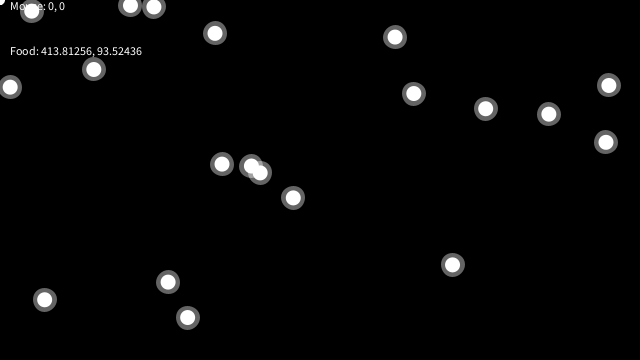
Frame 1 (no input)
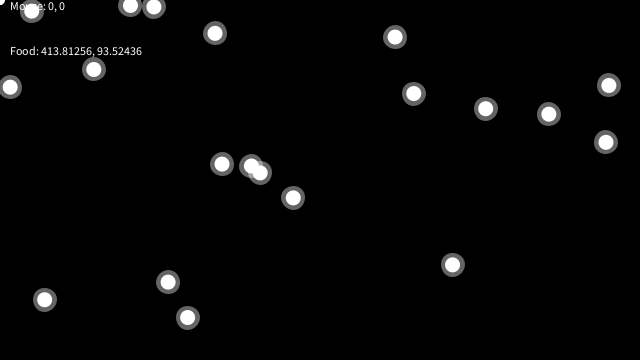
Frame 60 (the mouse pressed at the canvas centre just before this capture)
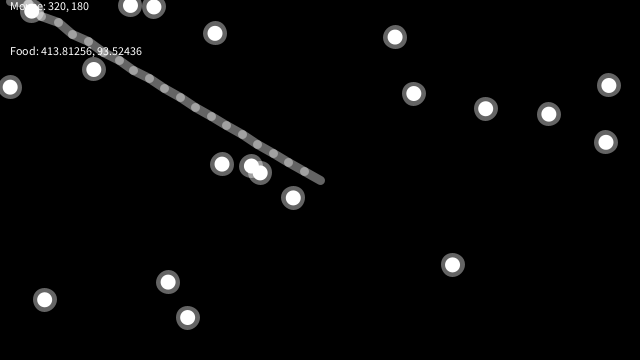
Frame 120 (the mouse held since frame 60 and released just before this capture)

The Processing sketch that drew these frames (run headless with seeded random() and noise(); from frame 60 on, the mouse is pressed at the canvas centre):

// Processing sketch: Snake_Game
// ── Snake_Game.pde
float[] x = new float[20];
float[] y = new float[20];
float segLength = 18;

int PADDING = 15;
int NUMBER_OF_FOOD = 20;
ArrayList<Float> foodX = new ArrayList<Float>();
ArrayList<Float> foodY = new ArrayList<Float>();

/*
  
*/
void setup() {
  size(640, 360);
  strokeWeight(9);
  stroke(255, 100);
  generateFood();
}

/*
  
*/
void draw() {
  background(0);
  dragSegment(0, mouseX, mouseY);
  for(int i=0; i<x.length-1; i++) {
    dragSegment(i+1, x[i], y[i]);
  }
  if(!foodX.isEmpty()) checkFood();
  if(!foodX.isEmpty()) drawFood();
}

/*
  
*/
void dragSegment(int i, float xin, float yin) {
  float dx = xin - x[i];
  float dy = yin - y[i];
  float angle = atan2(dy, dx);  
  x[i] = xin - cos(angle) * segLength;
  y[i] = yin - sin(angle) * segLength;
  segment(x[i], y[i], angle);
}

/*
  
*/
void segment(float x, float y, float a) {
  pushMatrix();
  translate(x, y);
  rotate(a);
  line(0, 0, segLength, 0);
  popMatrix();
}

/*
  
*/
void generateFood(){
  for(int i = 0; i < NUMBER_OF_FOOD; i = i + 1){
    float xValue = random(0, 640);
    float yValue = random(0, 360);
    
    foodX.add(xValue);
    foodY.add(yValue);
    println( "(" + xValue +","+yValue + ") was added!");
  }
}

/*
  
*/
void drawFood(){
  text("Mouse: " + mouseX + ", "+ mouseY, 10, 10); 
  text("Food: " + foodX.get(0) + ", "+ foodY.get(0), 10, 55); 
  for(int i = 0; i < foodX.size(); i = i + 1){
    ellipse(foodX.get(i), foodY.get(i), PADDING, PADDING);
  }
}

/*
  
*/
void checkFood(){
  for(int i = 0; i < foodX.size(); i = i + 1){
    float xVal = mouseX;
    float yVal = mouseY;
    
    float xValFood = (float) foodX.get(i);
    float yValFood = (float) foodY.get(i);
    
    boolean right = yVal > yValFood && xValFood < xVal + PADDING;
    boolean left = xVal < xValFood && xValFood > xVal - PADDING;
    
    boolean bottom = yVal > yValFood && yValFood < yVal - PADDING;
    boolean top = yVal < yValFood && yValFood > yVal + PADDING;
    
    boolean topLeft = top && left;
    boolean topRight = top && right;
    boolean bottomLeft = bottom && left;
    boolean bottomRight = bottom && right;
    
    boolean betweenLeftAndRight = (xVal < xValFood + 10) && (xVal > xValFood - 10);
    boolean betweenTopAndBottom = (yVal < yValFood + 10) && (yVal > yValFood - 10);
    
    boolean center = betweenLeftAndRight && betweenTopAndBottom;
   
    
    if (center) {
      foodX.remove(i);
      foodY.remove(i);
      println( "center" );
    }
    else if( betweenLeftAndRight ) println( "betweenLeftAndRight" );
    else if( betweenTopAndBottom ) println( "betweenTopAndBottom" );
    else if( topLeft ) println( "we are to the top-left" );
    else if( topRight ) println( "we are to the top-right" );
    else if( bottomLeft ) println( "we are to the bottom-left" );
    else if( bottomRight ) println( "we are to the bottom-right" );
    else if( right ) println( "we are to the right" );
    else if( left ) println( "we are to the left" );
    else if( bottom ) println( "we are to the bottom" );
    else if( top ) println( "we are to the top" );
    else println("We're on top!"); 
    println( "************* "+ mouseX + " " + mouseY + ", " + (xValFood) +" " + yValFood);
  }
}
